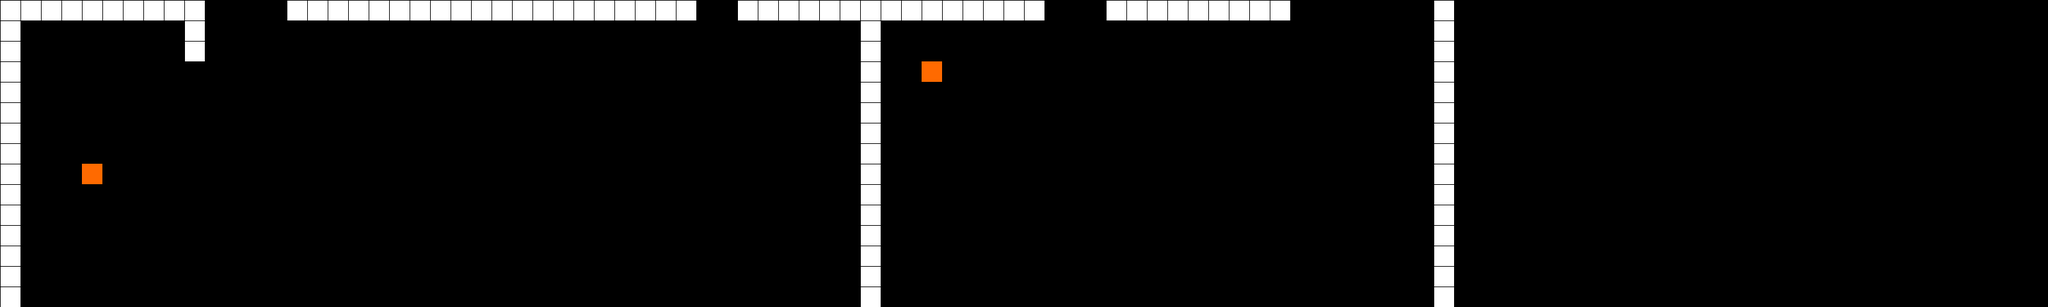

Below is a game level as drawn by its tile map, then a one-line description and the .tmx that defines it (tile-layer data replaced by summaries):
An orthogonal 100x15 tile map with 32x32 px tiles, 1 tile layer (Tile Layer 1).

<map version="1.0" orientation="orthogonal" renderorder="right-down" width="100" height="15" tilewidth="32" tileheight="32" nextobjectid="1">
 <tileset firstgid="1" name="tileset" tilewidth="32" tileheight="32" tilecount="4">
  <image source="../res/tileset.png" width="64" height="64" />
 </tileset>
 <layer name="Tile Layer 1" width="100" height="15">
  <data>[1500 cells, 212 non-empty, 3 distinct tile ids]</data>
 </layer>
</map>
